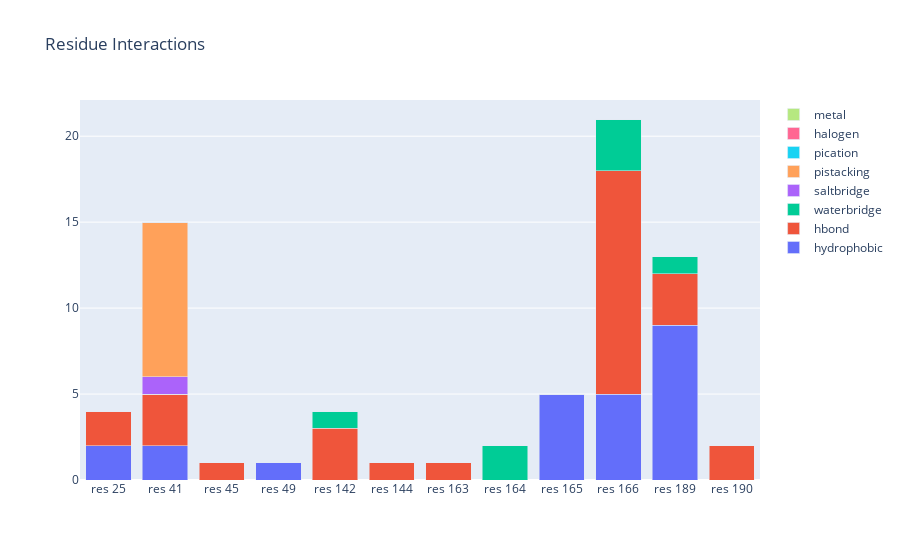

The code cell stored with this chart in its notebook:
### Markdown cell above
### Count-based Residue Interaction Chart
Interactive: Hover over the bars of interest to see the specific number of interactions for the residue and interaction type of interest.

### Code cell
# Bar Chart with residue interaction counts
visualize_fp('count')

### Figure 1 — Plotly figure (JSON) as saved in the notebook; plotly's stock layout.template omitted (floating-point values rounded to 4 significant figures)
{"data": [{"name": "hydrophobic", "type": "bar", "x": ["res 25", "res 41", "res 45", "res 49", "res 142", "res 144", "res 163", "res 164", "res 165", "res 166", "res 189", "res 190"], "y": [2, 2, 0, 1, 0, 0, 0, 0, 5, 5, 9, 0]}, {"name": "hbond", "type": "bar", "x": ["res 25", "res 41", "res 45", "res 49", "res 142", "res 144", "res 163", "res 164", "res 165", "res 166", "res 189", "res 190"], "y": [2, 3, 1, 0, 3, 1, 1, 0, 0, 13, 3, 2]}, {"name": "waterbridge", "type": "bar", "x": ["res 25", "res 41", "res 45", "res 49", "res 142", "res 144", "res 163", "res 164", "res 165", "res 166", "res 189", "res 190"], "y": [0, 0, 0, 0, 1, 0, 0, 2, 0, 3, 1, 0]}, {"name": "saltbridge", "type": "bar", "x": ["res 25", "res 41", "res 45", "res 49", "res 142", "res 144", "res 163", "res 164", "res 165", "res 166", "res 189", "res 190"], "y": [0, 1, 0, 0, 0, 0, 0, 0, 0, 0, 0, 0]}, {"name": "pistacking", "type": "bar", "x": ["res 25", "res 41", "res 45", "res 49", "res 142", "res 144", "res 163", "res 164", "res 165", "res 166", "res 189", "res 190"], "y": [0, 9, 0, 0, 0, 0, 0, 0, 0, 0, 0, 0]}, {"name": "pication", "type": "bar", "x": ["res 25", "res 41", "res 45", "res 49", "res 142", "res 144", "res 163", "res 164", "res 165", "res 166", "res 189", "res 190"], "y": [0, 0, 0, 0, 0, 0, 0, 0, 0, 0, 0, 0]}, {"name": "halogen", "type": "bar", "x": ["res 25", "res 41", "res 45", "res 49", "res 142", "res 144", "res 163", "res 164", "res 165", "res 166", "res 189", "res 190"], "y": [0, 0, 0, 0, 0, 0, 0, 0, 0, 0, 0, 0]}, {"name": "metal", "type": "bar", "x": ["res 25", "res 41", "res 45", "res 49", "res 142", "res 144", "res 163", "res 164", "res 165", "res 166", "res 189", "res 190"], "y": [0, 0, 0, 0, 0, 0, 0, 0, 0, 0, 0, 0]}], "layout": {"barmode": "stack", "title": {"text": "Residue Interactions"}}}
